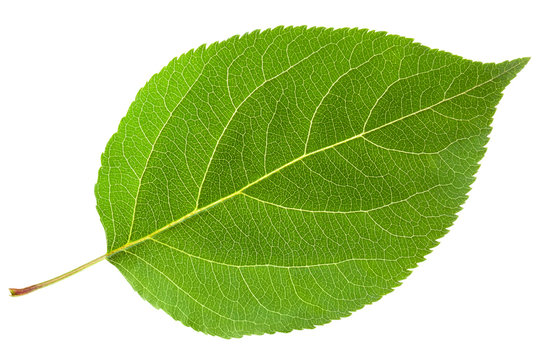
%> input picture exemplos/octave/imagens/folha.jpg, 540 x 360 px
$ octave preenchimento.m   (GNU Octave 9; MATLAB toolbox functions it lacks are replaced by stand-ins)
%> lines starting %> are read from the running program, lines starting %| are printed output that depends on the picture; in (x1, y1, x2, y2) boxes, pixels count from 0 and x2, y2 are one past the last pixel; in counts of white or black regions, pixels touching at a corner belong together; the program's own positions count from 1
pkg load image;

#Leitura da folha
I = imread("imagens/folha.jpg");
%> I is the input picture: size 360x540x3 uint8; mean R, G, B 181.9, 206, 140

#Imagem em escala de cinza
IG = rgb2gray(I);
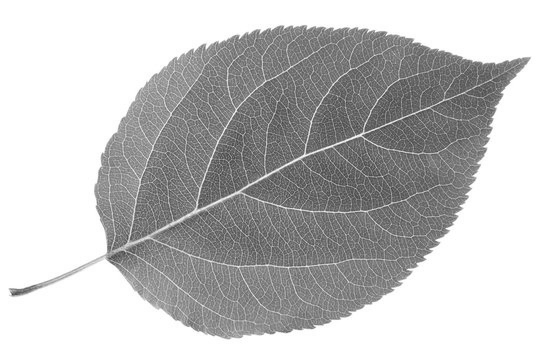
%> IG: size 360x540 uint8; min 59, max 255, mean 191.3

#Binariza a imagem
IPB = im2bw(IG, 0.9);
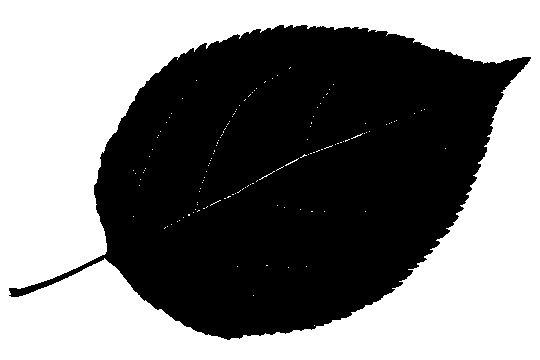
%> IPB: size 360x540 logical; 50.2% white; 1 black region, box (x1, y1, x2, y2) and area: (9, 25, 531, 340) 96839

#Preenche as lacunas
IBP = 1 - IPB;

#Preenche as lacunas
IBF = imfill(IBP, "holes");
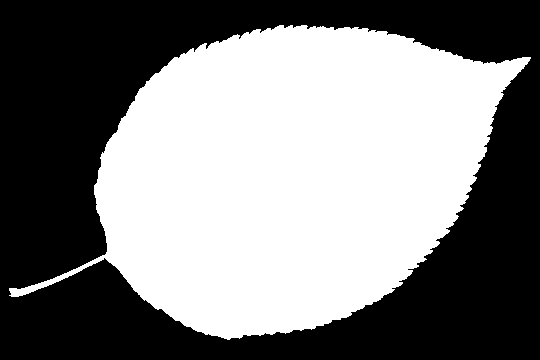
%> IBF: size 360x540 double; values 0 (black) and 1 (white), 50% white; 1 white region, box (x1, y1, x2, y2) and area: (9, 25, 531, 340) 97106

#Armazena a imagem em escala de cinza
imwrite(IBF, "imagens/folha_preenchida.jpg");

#Mostra a imagem
imshow(IBF)
